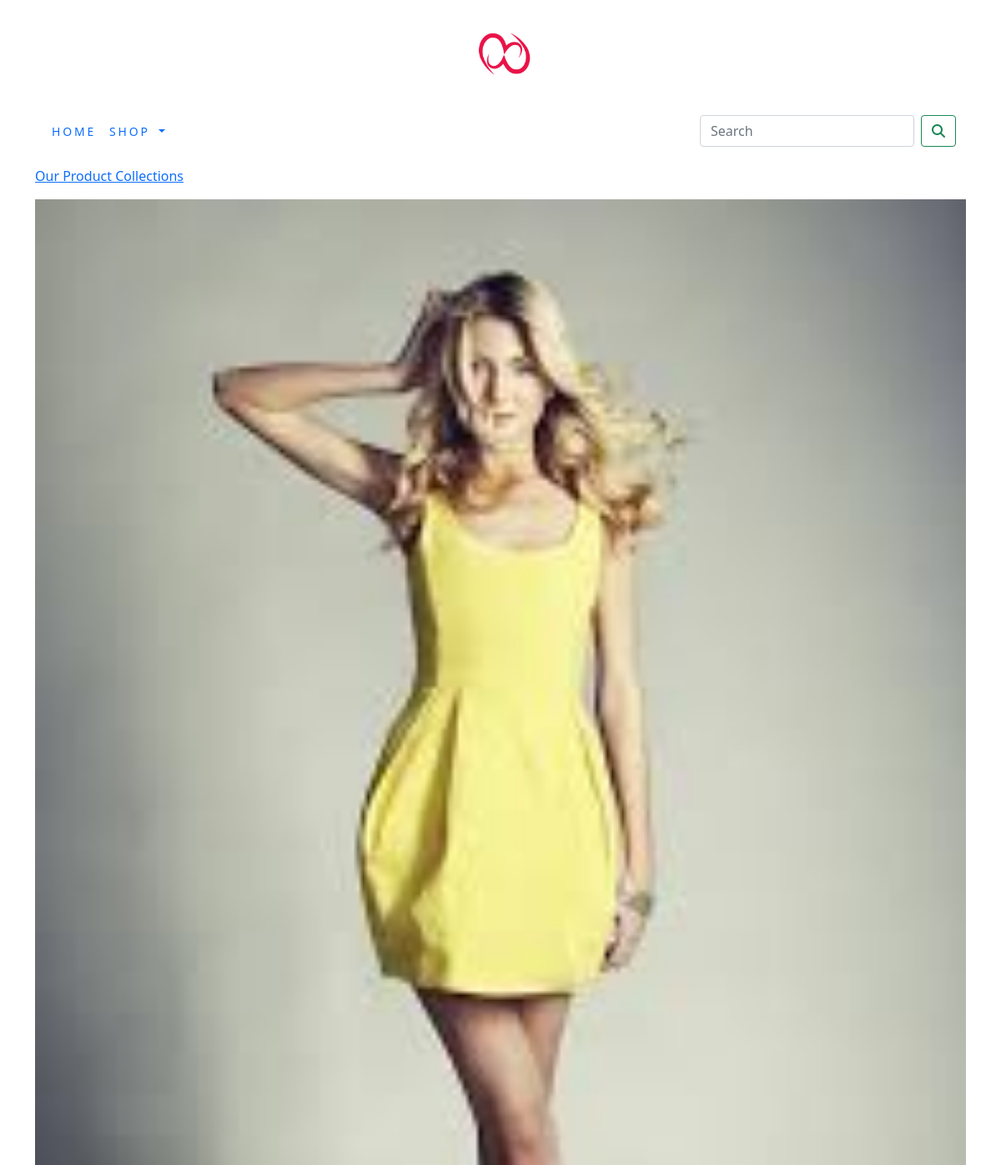
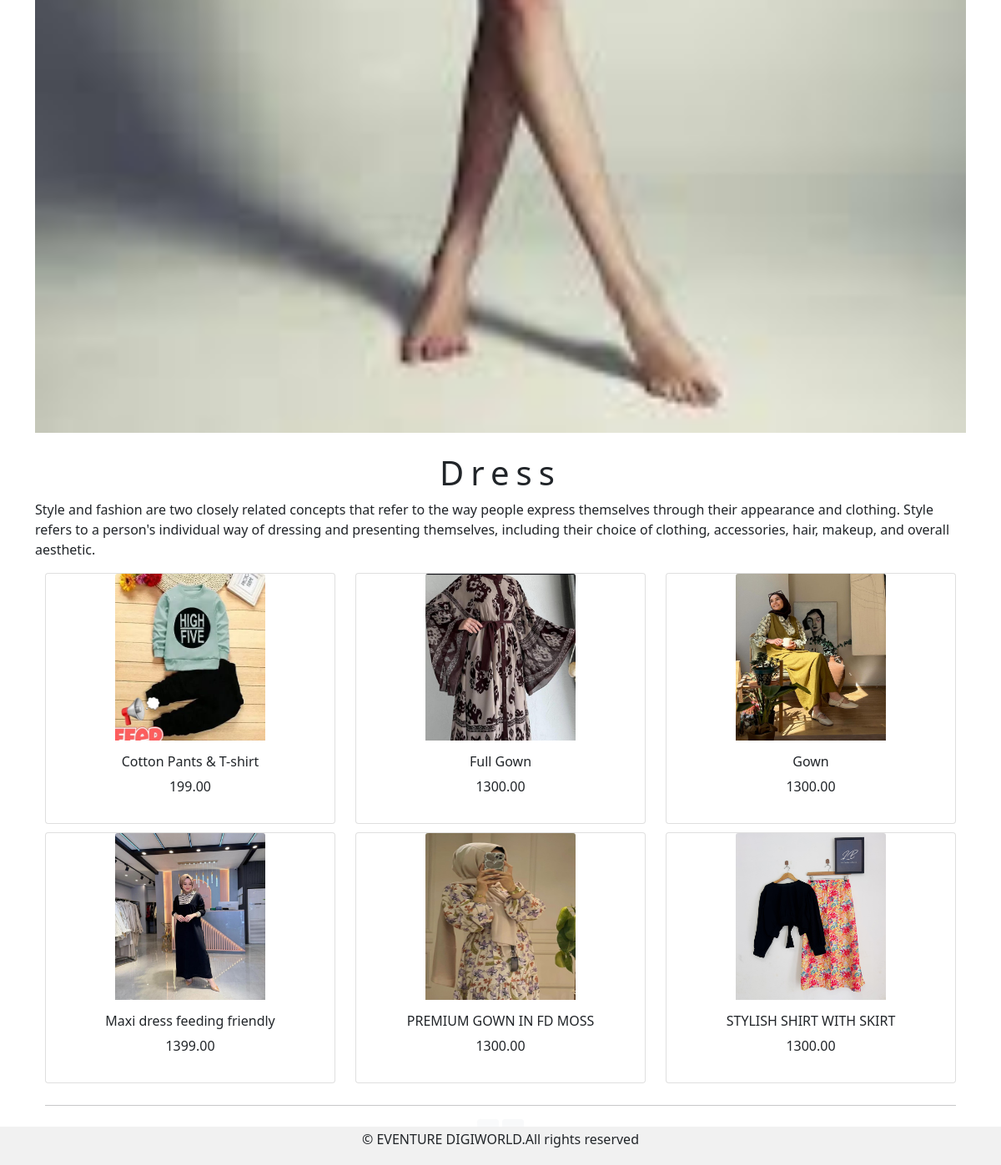
/shop/dress/, run on the app's committed database (2 pictures, top to bottom).
### shop/models.py (models this page shows, shortened)
class Category(models.Model):
    name=models.CharField(max_length=250,unique=True)
    slug=models.SlugField(max_length=250,unique=True)
    description=models.TextField(blank=True)
    image=models.ImageField(upload_to='category',blank=True)
    class Meta:
        ordering=('name',)
        verbose_name='category'
        verbose_name_plural='categories'
    def get_url(self):
        return reverse('shop:product_by_category',args=[self.slug])

class Product(models.Model):
    name=models.CharField(max_length=250,unique=True)
    slug=models.SlugField(max_length=250,unique=True)
    description=models.TextField(blank=True)
    price=models.DecimalField(max_digits=10,decimal_places=2)
    category=models.ForeignKey(Category,on_delete=models.CASCADE)
    image = models.ImageField(upload_to='product', blank=True)
    stock=models.IntegerField()
    available=models.BooleanField(default=True)
    created=models.DateTimeField(auto_now_add=True)
    updated=models.DateTimeField(auto_now=True)
    def get_url(self):
        return reverse('shop:prodCatdetail', args=[self.category.slug, self.slug])
    class Meta:
        ordering=('name',)
        verbose_name='product'
        verbose_name_plural='products'

### shop/views.py (the view)
# urls.py: path('',views.allProdCat,name='allProdCat'),
def allProdCat(request,c_slug=None):
    c_page=None
    products_list=None
    if c_slug!=None:
        c_page = get_object_or_404(Category,slug=c_slug)
        products_list = Product.objects.all().filter(category=c_page, available=True)
    else:
        products_list = Product.objects.all().filter(available=True)
    paginator = Paginator(products_list, 6)
    try:
        page = int(request.GET.get('page', '1'))
    except:
        page = 1
    try:
        products = paginator.page(page)
    except (EmptyPage, InvalidPage):
        products = paginator.page(paginator.num_pages)
    return render(request,"category.html",{ 'category':c_page,'products':products} )

### cart/context_processors.py (called while the page is built)
def counter(request):
    item_count=0
    if 'admin' in request.path:
        return {}
    else:
        try:
            cart=Cart.objects.filter(cart_id=_cart_id(request))
            cart_items=CartItem.objects.all().filter(cart=cart[:1])
            for cart_item in cart_items:
                item_count += cart_item.quantity
        except Cart. DoesNotExist:
            item_count = 0
    return dict(item_count=item_count)

### cart/views.py (called while the page is built)
def _cart_id(request):
    cart = request.session.session_key
    if not cart:
        cart = request.session.create()
    return cart

### shop/context_processors.py (called while the page is built)
def menu_links(request):
    links=Category.objects.all()
    return dict(links=links)

### template/category.html (shortened to what this page needs)
{% extends 'base.html' %}
{% load static %}
{% block content %}
{% if category %}
    <div>
        <div class="row my_row_class">
            <div class="mx-auto">
            <P><a href="{% url 'shop:allProdCat' %}">Our Product Collections</a></P>
        </div>
            </div>
    </div>
    {% endif %}
<div class="mx_auto">
    {% if category %}
    <img class="my_image" src="{{ category.image.url }}" alt="{{ category.name }}" style="width:60;height:60;">
</div>
<br>
<div>
    <h1 class="text-center my_title">{{category.name}}</h1>
    <p class="text-justify">{{category.description}}</p>
</div>
    {% endif %}
<div class="container">
    <div class="row mx_auto">
        {% for product in products.object_list %}
        <div class="my_bottom_margin col-9 col-sm-12 col-md-4 col-lg-4">
            <div class="card text-center" style="min-width:15rem;">
            <a href="{{ product.get_url }}"><img class="card-img-top my_image"  src="{{ product.image.url }}" alt="{{ product.name }}" style="width:180px; height:200px;"></a>
        <div class="card-body">
            <h6>{{ product.name }}</h6>
            <p>{{ product.price }}</p>
        </div>
        </div>
    </div>
     {% endfor %}
    </div>
    <div class="mx-auto">
        {% if products.paginator.num_pages > 1 %}
        <hr>
        <div class="text-center">
        {% for pg in products.paginator.page_range %}
           <a href="?page={{ pg }}" class="btn btn-light btn-sm {% if products.number == pg %} active {% endif %}">{{ pg }}</a>
        {% endfor %}
        </div>
        {% endif %}
    </div>
    <br>
</div>
{% endblock %}

### static/css/custom.css (style rules this page uses)
body { font-family: 'Roboto', sans-serif; }
.my_row_class { padding-top :15px; }
.my_image { width:100%; height:auto; }
.my_title { font-size:16px text-transform:uppercase; letter-spacing:.2em; }
.my_bottom_margin { margin-bottom:10px }

### data on the page
Category: image (picture), name "Dress", description "Style and fashion are two closely related concepts that refer to the way people express themselves through their appearance and clothing. Style refers to a person's individual way of dressing and presenting themselves, including their choice of clothing, accessories, hair, makeup, and overall aesthetic."
Product: image (picture), name "Cotton Pants & T-shirt", price "199.00"
Product: image (picture), name "Full Gown", price "1300.00"
Product: image (picture), name "Gown", price "1300.00"
Product: image (picture), name "Maxi dress feeding friendly", price "1399.00"
Product: image (picture), name "PREMIUM GOWN IN FD MOSS", price "1300.00"
Product: image (picture), name "STYLISH SHIRT WITH SKIRT", price "1300.00"
